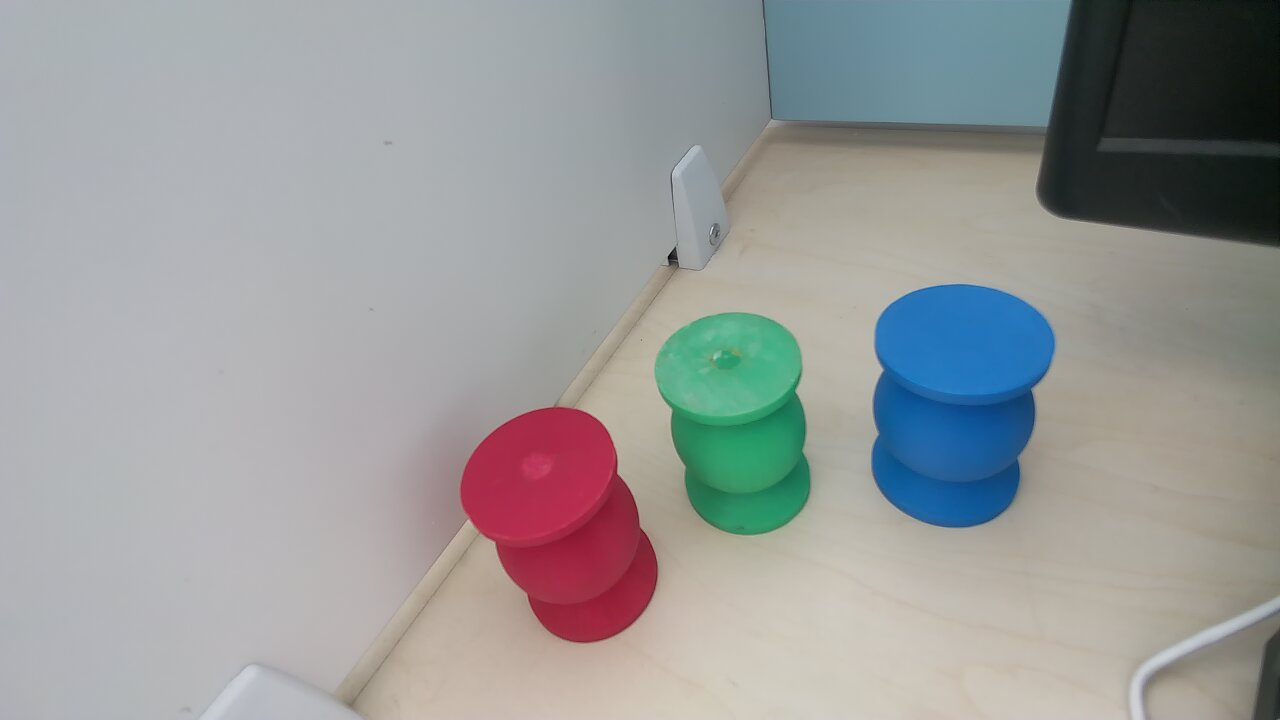
#> input picture test/dataset/color_1.jpg, 1280 x 720 px, found by its file name
$ python test.py
#> lines starting #> are read from the running program, lines starting #| are printed output that depends on the picture; after the words box and inside, x2 and y2 are one past the last pixel; in counts of white or black regions, pixels touching at a corner belong together
import cv2 as cv
import numpy as np

# Function to update the HSV values when trackbars are moved
def update_hsv_values(x):
    global lower_blue, upper_blue, erode_value, dilate_value
    lower_blue[0] = cv.getTrackbarPos('Hue Lower', 'Trackbars')
    upper_blue[0] = cv.getTrackbarPos('Hue Upper', 'Trackbars')
    lower_blue[1] = cv.getTrackbarPos('Saturation Lower', 'Trackbars')
    upper_blue[1] = cv.getTrackbarPos('Saturation Upper', 'Trackbars')
    lower_blue[2] = cv.getTrackbarPos('Value Lower', 'Trackbars')
    upper_blue[2] = cv.getTrackbarPos('Value Upper', 'Trackbars')
    erode_value = cv.getTrackbarPos('Erode', 'Trackbars')
    dilate_value = cv.getTrackbarPos('Dilate', 'Trackbars')

    # Apply the updated HSV values to the thresholding
    mask = cv.inRange(hsv, lower_blue, upper_blue)
    # Apply morphological operations
    mask = cv.erode(mask, None, iterations=erode_value)
    mask = cv.dilate(mask, None, iterations=dilate_value)

    # Find contours and draw them on the original image
    contours, hierachy = cv.findContours(mask, cv.RETR_EXTERNAL, cv.CHAIN_APPROX_NONE)
    # res = cv.bitwise_and(img, img, mask=mask)
    res = cv.drawContours(img.copy(), contours, -1, (255,0, 0), 4)

    # Show the result
    cv.imshow('res', res)
path = '/home/luckye/Desktop/test/color_1.jpg'
img = cv.imread(path)
#> img is the input picture: shape (720, 1280, 3); mean B, G, R 154.1, 154.1, 152.2
hsv = cv.cvtColor(img, cv.COLOR_BGR2HSV)
#> hsv: shape (720, 1280, 3); mean H, S, V 76.5, 38.6, 165.1

# Initial HSV threshold values
lower_blue = np.array([102, 69, 0])
upper_blue = np.array([147, 255, 255])

lower_green = np.array([38, 92, 46])
upper_green = np.array([82, 255, 255])

lower_red_1 = np.array([0, 43, 46])
upper_red_1 = np.array([10, 255, 255])

lower_red_2 = np.array([156, 43, 46])
upper_red_2 = np.array([180, 255, 255])


# Initial values for erode and dilate
erode_value = 0
dilate_value = 0


# Create a window to display trackbars
cv.namedWindow('Trackbars')

# Create trackbars for adjusting HSV values
cv.createTrackbar('Hue Lower', 'Trackbars', lower_blue[0], 179, update_hsv_values)
cv.createTrackbar('Hue Upper', 'Trackbars', upper_blue[0], 179, update_hsv_values)
cv.createTrackbar('Saturation Lower', 'Trackbars', lower_blue[1], 255, update_hsv_values)
cv.createTrackbar('Saturation Upper', 'Trackbars', upper_blue[1], 255, update_hsv_values)
cv.createTrackbar('Value Lower', 'Trackbars', lower_blue[2], 255, update_hsv_values)
cv.createTrackbar('Value Upper', 'Trackbars', upper_blue[2], 255, update_hsv_values)
cv.createTrackbar('Erode', 'Trackbars', erode_value, 10, update_hsv_values)
cv.createTrackbar('Dilate', 'Trackbars', dilate_value, 10, update_hsv_values)


#Initialize the mask and result using the initial HSV values
mask_blue = cv.inRange(hsv, lower_blue, upper_blue)
#> mask_blue: shape (720, 1280); 3.9% white; 18 white regions (15 under 20 px), largest, box (x1, y1, x2, y2) and area: (871, 284, 1056, 528) 35642, (784, 0, 815, 2) 62, (832, 0, 848, 2) 30
res = cv.bitwise_and(img, img, mask=mask_blue)
median = cv.medianBlur(mask_blue, 9)
#> median: shape (720, 1280); 3.9% white; 3 white regions, box (x1, y1, x2, y2) and area: (872, 284, 1056, 528) 35624, (786, 0, 813, 2) 50, (834, 0, 846, 2) 20
mask_blue = cv.erode(mask_blue, None, iterations=4)  #腐蚀操作
#> mask_blue: shape (720, 1280); 3.5% white; 1 white region, box (x1, y1, x2, y2) and area: (876, 288, 1052, 524) 32076
mask_blue = cv.dilate(mask_blue, None, iterations=8)  #膨胀操作，其实先腐蚀再膨胀的效果是开运算，去除噪点
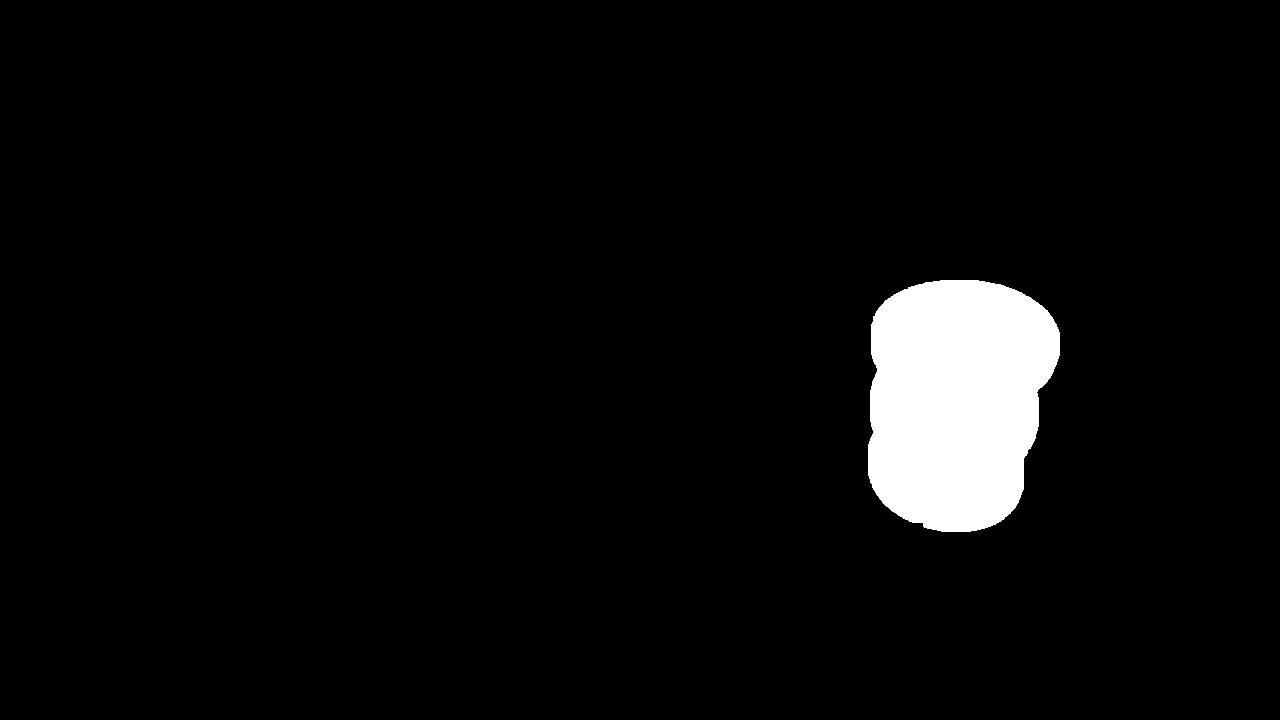
#> mask_blue: shape (720, 1280); 4.3% white; 1 white region
contours_blue, hierachy = cv.findContours(mask_blue, cv.RETR_EXTERNAL, cv.CHAIN_APPROX_NONE)
#> contours_blue = 1 contour; box (x1, y1, x2, y2) and area: (868, 280, 1060, 532) 38862
res = cv.drawContours(img, contours_blue, -1,(0,0,0), 4)
moments = cv.moments(contours_blue[0])
#> moments = moments, m00 38862, centre m10/m00, m01/m00 = (956.3, 400)
# Calculate the centroid (barycenter) coordinates
centroid_x = int(moments["m10"] / moments["m00"])
#> centroid_x = 956
centroid_y = int(moments["m01"] / moments["m00"])
#> centroid_y = 400
cv.circle(img, (centroid_x, centroid_y), 10, (255, 0, 0), -1)
#> img: shape (720, 1280, 3); mean B, G, R 153.5, 153.5, 151.6
print("Blue: "+' ('+str(centroid_x)+','+str(centroid_y)+')') # 输出各个中心点
#| Blue:  (956,400)

#Initialize the mask and result using the initial HSV values
mask_green = cv.inRange(hsv, lower_green, upper_green)
#> mask_green: shape (720, 1280); 2.8% white; 1 white region, box (x1, y1, x2, y2) and area: (656, 314, 810, 534) 26215
res = cv.bitwise_and(img, img, mask=mask_green)
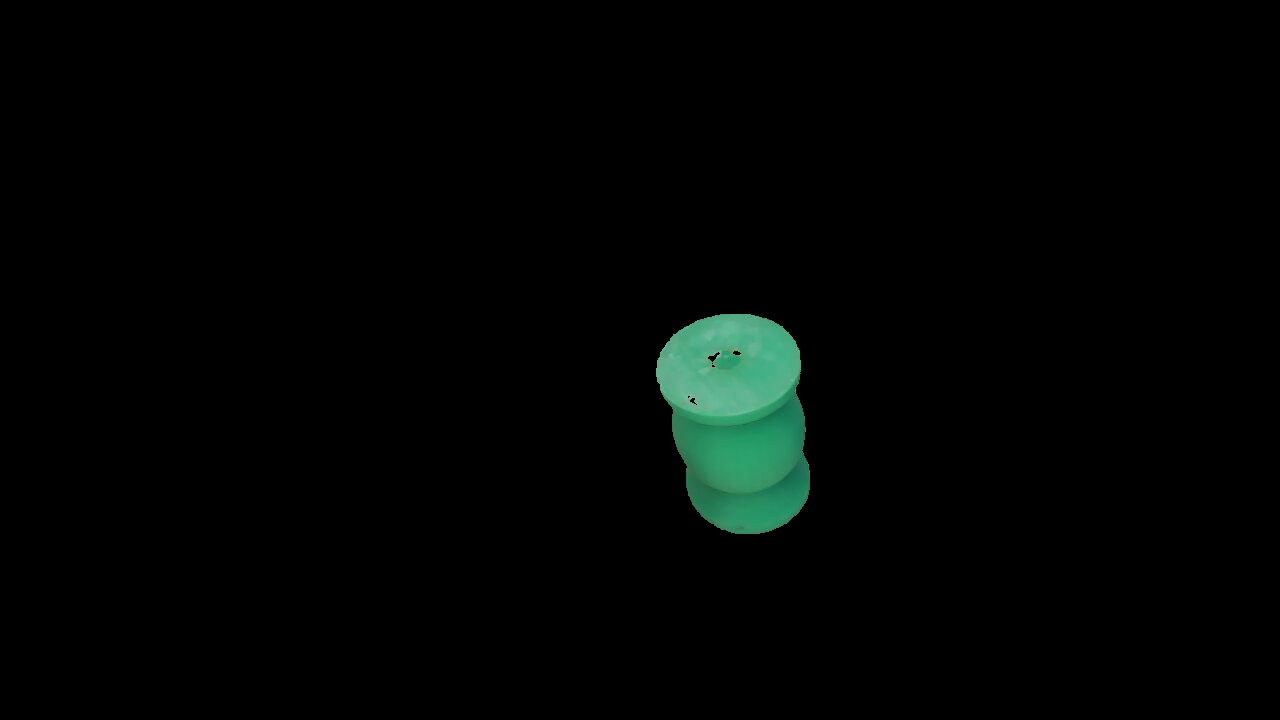
#> res: shape (720, 1280, 3); mean B, G, R 3.2, 4.4, 1.7
median = cv.medianBlur(mask_green, 9)
#> median: shape (720, 1280); 2.9% white; 1 white region
mask_green = cv.erode(mask_green, None, iterations=0)  #腐蚀操作
mask_green = cv.dilate(mask_green, None, iterations=0)  #膨胀操作，其实先腐蚀再膨胀的效果是开运算，去除噪点
contours_green, hierachy = cv.findContours(mask_green, cv.RETR_EXTERNAL, cv.CHAIN_APPROX_NONE)
#> contours_green = 1 contour; box (x1, y1, x2, y2) and area: (656, 314, 810, 534) 26024
#contours_green = max(contours_green, key=lambda x: len(x))
res = cv.drawContours(img, contours_green, -1,(0,255,0), 4)
moments = cv.moments(contours_green[0])
#> moments = moments, m00 26024, centre m10/m00, m01/m00 = (737.6, 419.9)
# Calculate the centroid (barycenter) coordinates
centroid_x = int(moments["m10"] / moments["m00"])
#> centroid_x = 737
centroid_y = int(moments["m01"] / moments["m00"])
#> centroid_y = 419
cv.circle(img, (centroid_x, centroid_y), 10, (0, 255, 0), -1)
#> img: shape (720, 1280, 3); mean B, G, R 153.1, 153.8, 151.3
print("Green: "+' ('+str(centroid_x)+','+str(centroid_y)+')') # 输出各个中心点
#| Green:  (737,419)


#Initialize the mask and result using the initial HSV values
#mask_red_1 = cv.inRange(hsv, lower_red_1, upper_red_1)
#mask_red_2 = cv.inRange(hsv, lower_red_2, upper_red_2)
mask_red = cv.inRange(hsv, lower_red_2, upper_red_2)
#> mask_red: shape (720, 1280); 3.5% white; 5 white regions (3 under 20 px), largest, box (x1, y1, x2, y2) and area: (457, 407, 658, 642) 31851, (454, 499, 458, 512) 35
#mask_red = cv.bitwise_or(mask_red_1,mask_red_2)
res = cv.bitwise_and(img, img, mask=mask_red)
median = cv.medianBlur(mask_red, 9)
#> median: shape (720, 1280); 3.5% white; 1 white region, box (x1, y1, x2, y2) and area: (456, 407, 657, 642) 31851
mask_red = cv.erode(mask_red, None, iterations=2)  #腐蚀操作
#> mask_red: shape (720, 1280); 3.3% white; 1 white region, box (x1, y1, x2, y2) and area: (460, 409, 655, 640) 30117
mask_red = cv.dilate(mask_red, None, iterations=5)  #膨胀操作，其实先腐蚀再膨胀的效果是开运算，去除噪点
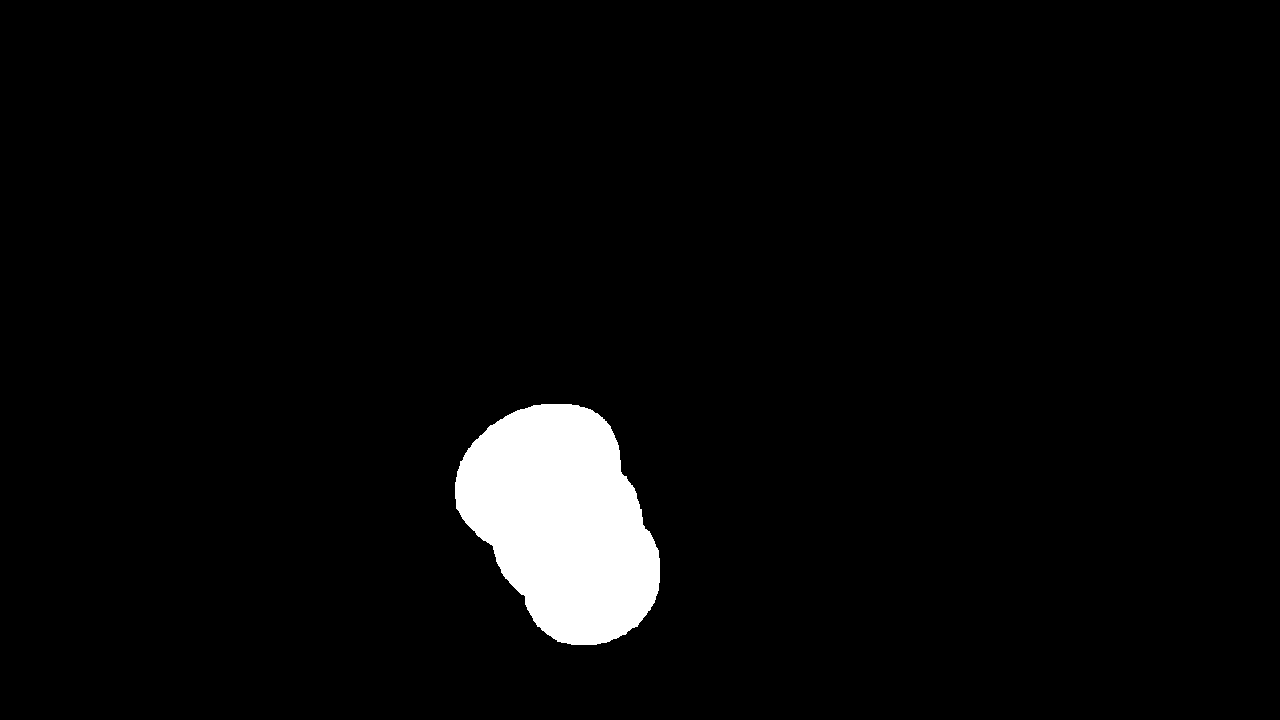
#> mask_red: shape (720, 1280); 3.7% white; 1 white region
contours_red, hierachy = cv.findContours(mask_red, cv.RETR_EXTERNAL, cv.CHAIN_APPROX_NONE)
#> contours_red = 1 contour; box (x1, y1, x2, y2) and area: (455, 404, 660, 645) 34158
res = cv.drawContours(img, contours_red, -1,(0,0,255), 4)

longest_contour = max(contours_red, key=lambda x: len(x))
#> longest_contour = contour of 647 points, box (x1, y1, x2, y2) (455, 404, 660, 645), area 34158
moments = cv.moments(longest_contour)
#> moments = moments, m00 34158.5, centre m10/m00, m01/m00 = (561.6, 521)
# Calculate the centroid (barycenter) coordinates
centroid_x = int(moments["m10"] / moments["m00"])
#> centroid_x = 561
centroid_y = int(moments["m01"] / moments["m00"])
#> centroid_y = 520
cv.circle(img, (centroid_x, centroid_y), 10, (0, 0, 255), -1)
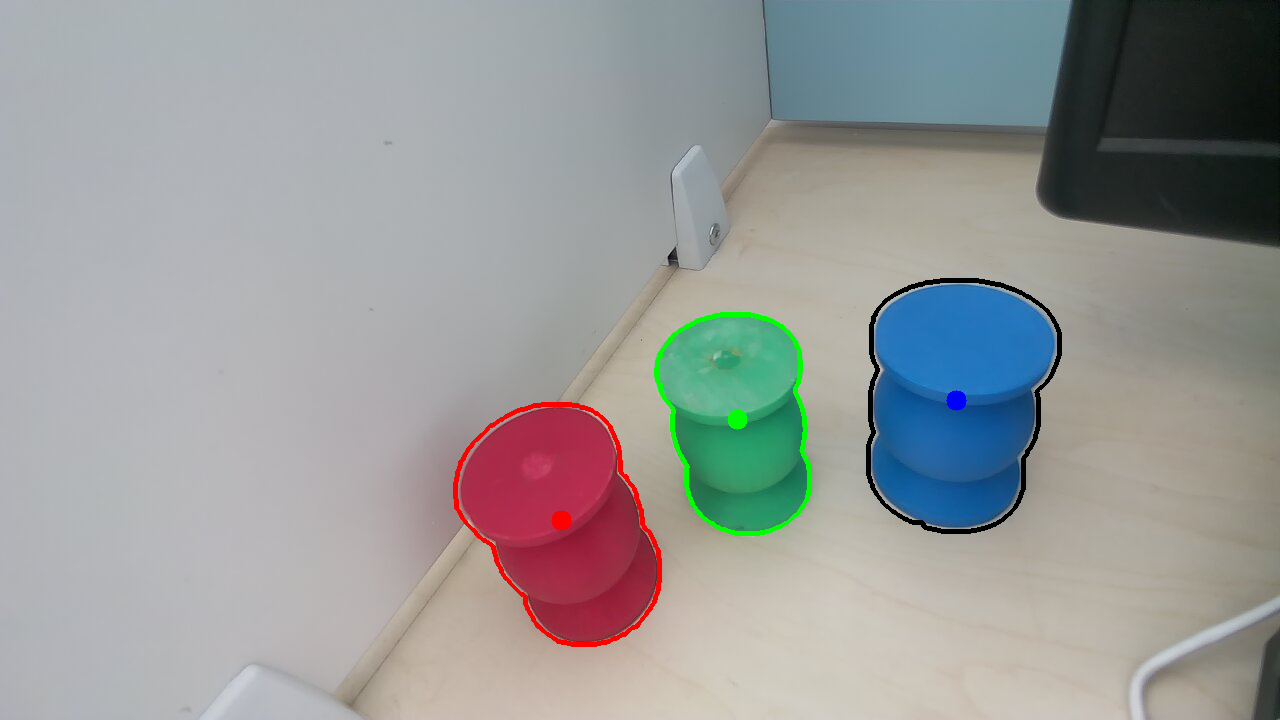
#> img: shape (720, 1280, 3); mean B, G, R 152.6, 153.3, 151.6
print("Red: "+' ('+str(centroid_x)+','+str(centroid_y)+')') # 输出各个中心点
#| Red:  (561,520)

cv.imshow('img', img)

cv.waitKey(0)
cv.destroyAllWindows()

$ run again, with test/dataset/raw_01.jpeg copied over test/dataset/color_1.jpg
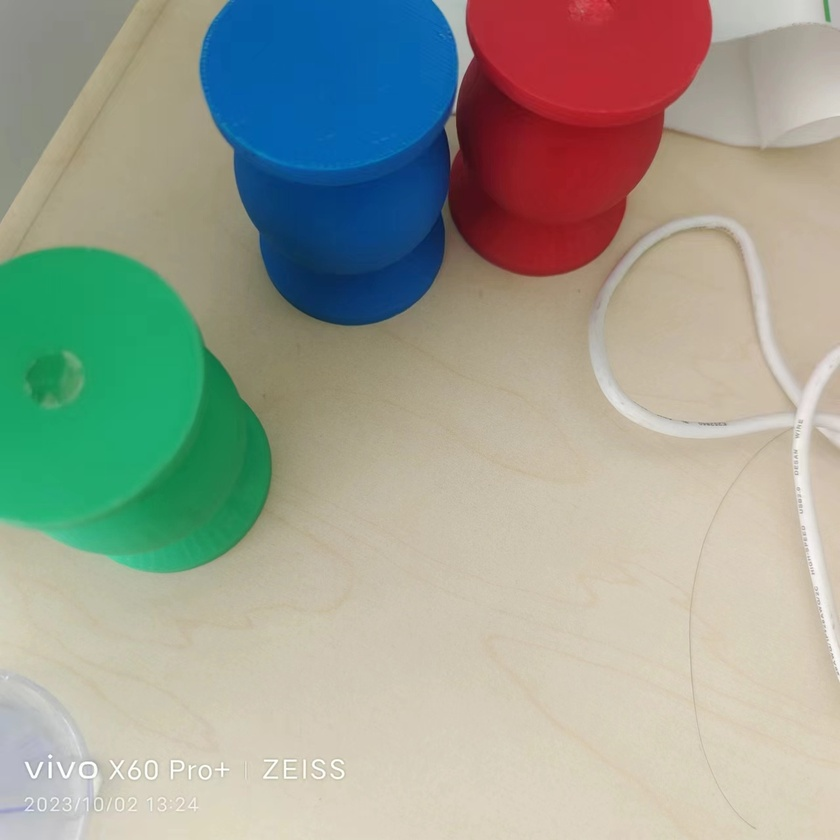
#> input picture test/dataset/raw_01.jpeg, 840 x 840 px, shrunk from 1280 x 1280 before the run, found by its file name
#> img is the input picture: shape (840, 840, 3); mean B, G, R 146.9, 160.2, 155.9
#> hsv: shape (840, 840, 3); mean H, S, V 47.7, 84.9, 181.2
#> `mask_blue = cv.dilate(mask_blue, None, iterations=8)`:
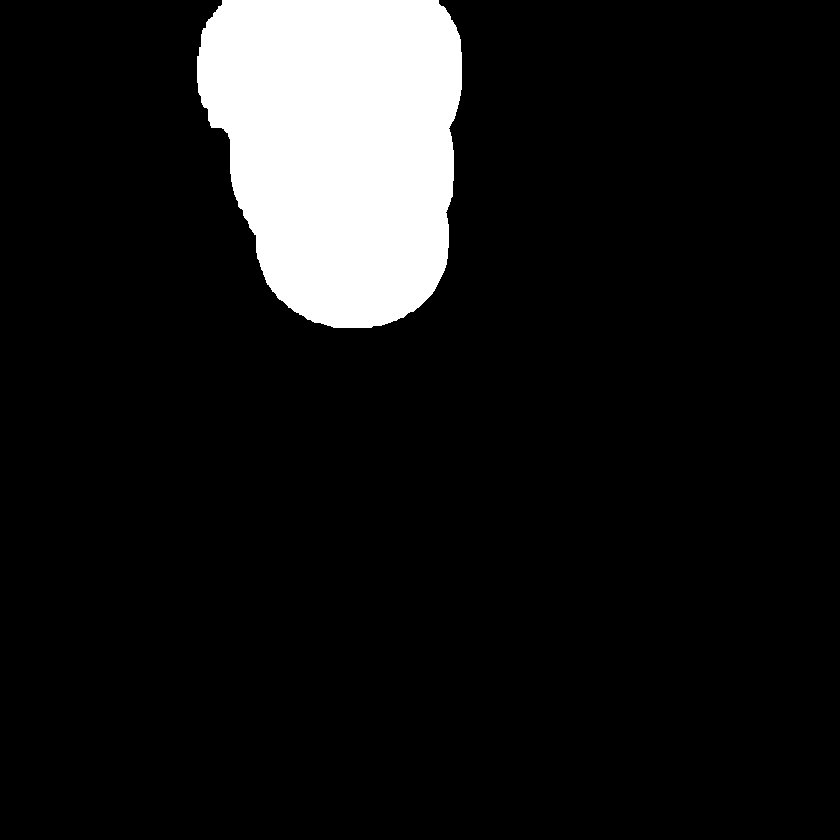
#> mask_blue: shape (840, 840); 9.9% white; 1 white region
#> contours_blue = 1 contour; box (x1, y1, x2, y2) and area: (197, 0, 462, 328) 69680
#> `moments = cv.moments(contours_blue[0])`: moments = moments, m00 69680.5, centre m10/m00, m01/m00 = (338.9, 146.2)
#> `centroid_x = int(moments["m10"] / moments["m00"])`: centroid_x = 338
#> `centroid_y = int(moments["m01"] / moments["m00"])`: centroid_y = 146
#| Blue:  (338,146)
#> mask_green: shape (840, 840); 9.7% white; 2 white regions, box (x1, y1, x2, y2) and area: (0, 247, 272, 573) 68452, (825, 0, 829, 18) 39
#> contours_green = 2 contours; box (x1, y1, x2, y2) and area: (0, 247, 272, 573) 67990, (825, 0, 829, 18) 20
#> `moments = cv.moments(contours_green[0])`: moments = moments, m00 67990.5, centre m10/m00, m01/m00 = (120.1, 415.6)
#> `centroid_x = int(moments["m10"] / moments["m00"])`: centroid_x = 120
#> `centroid_y = int(moments["m01"] / moments["m00"])`: centroid_y = 415
#| Green:  (120,415)
#> contours_red = 1 contour; box (x1, y1, x2, y2) and area: (445, 0, 715, 274) 53540
#> longest_contour = contour of 982 points, box (x1, y1, x2, y2) (445, 0, 715, 274), area 53540
#> `moments = cv.moments(longest_contour)`: moments = moments, m00 53540, centre m10/m00, m01/m00 = (562.1, 118.5)
#> `centroid_x = int(moments["m10"] / moments["m00"])`: centroid_x = 562
#> `centroid_y = int(moments["m01"] / moments["m00"])`: centroid_y = 118
#> `cv.circle(img, (centroid_x, centroid_y), 10, (0, 0, 255), -1)`:
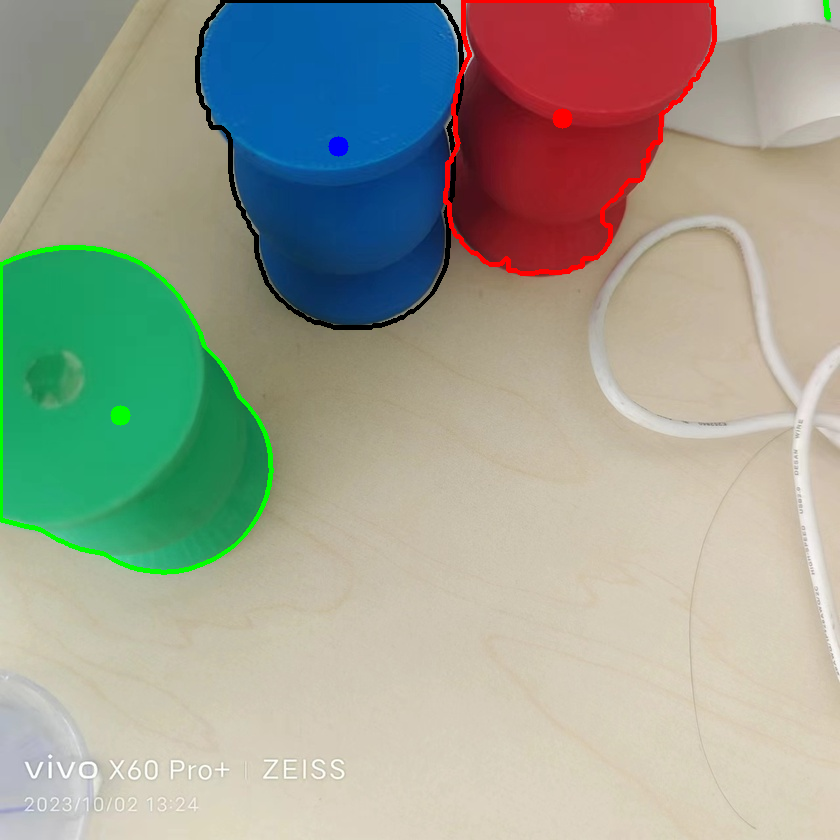
#> img: shape (840, 840, 3); mean B, G, R 145, 159.6, 155.5
#| Red:  (562,118)
